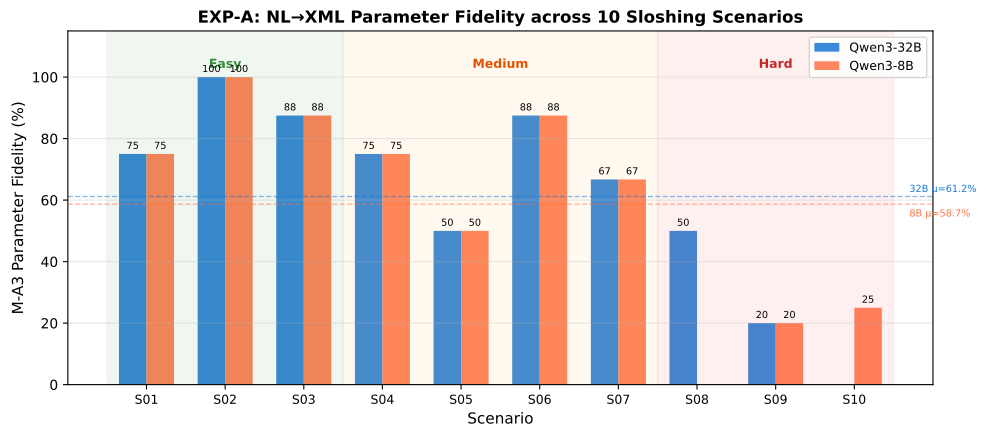

This chart was generated by the following Python code:
#!/usr/bin/env python3
"""EXP-A: M-A3 Parameter Fidelity bar chart (32B vs 8B, 10 scenarios)"""
import matplotlib
matplotlib.use('Agg')
import matplotlib.pyplot as plt
import numpy as np

# Data from analyze_all.py (score_expb 8-param M-A3, trial mean)
scenarios = ['S01', 'S02', 'S03', 'S04', 'S05', 'S06', 'S07', 'S08', 'S09', 'S10']
m32b = [75.0, 100.0, 87.5, 75.0, 50.0, 87.5, 66.7, 50.0, 20.0, 0.0]
m8b  = [75.0, 100.0, 87.5, 75.0, 50.0, 87.5, 66.7,  0.0, 20.0, 25.0]

# Tier coloring
tier_colors = {
    'Easy':   '#4CAF50',
    'Medium': '#FF9800',
    'Hard':   '#F44336',
}
tiers = ['Easy','Easy','Medium','Medium','Medium','Medium','Hard','Easy','Hard','Hard']
# For paper, group by scenario order: S01-S03=Easy, S04-S07=Medium, S08-S10=Hard
paper_tiers = ['Easy','Easy','Easy','Medium','Medium','Medium','Medium','Hard','Hard','Hard']

x = np.arange(len(scenarios))
width = 0.35

fig, ax = plt.subplots(figsize=(10, 4.5))

bars1 = ax.bar(x - width/2, m32b, width, label='Qwen3-32B', color='#1976D2', alpha=0.85)
bars2 = ax.bar(x + width/2, m8b, width, label='Qwen3-8B', color='#FF7043', alpha=0.85)

# Add tier background shading
ax.axvspan(-0.5, 2.5, alpha=0.06, color='green', label='_Easy')
ax.axvspan(2.5, 6.5, alpha=0.06, color='orange', label='_Medium')
ax.axvspan(6.5, 9.5, alpha=0.06, color='red', label='_Hard')

# Tier labels
ax.text(1.0, 103, 'Easy', ha='center', fontsize=9, color='#388E3C', fontweight='bold')
ax.text(4.5, 103, 'Medium', ha='center', fontsize=9, color='#E65100', fontweight='bold')
ax.text(8.0, 103, 'Hard', ha='center', fontsize=9, color='#C62828', fontweight='bold')

# Overall means
mean_32b = np.mean(m32b)
mean_8b = np.mean(m8b)
ax.axhline(y=mean_32b, color='#1976D2', linestyle='--', alpha=0.5, linewidth=1)
ax.axhline(y=mean_8b, color='#FF7043', linestyle='--', alpha=0.5, linewidth=1)
ax.text(9.7, mean_32b + 1.5, f'32B μ={mean_32b:.1f}%', fontsize=7, color='#1976D2')
ax.text(9.7, mean_8b - 4, f'8B μ={mean_8b:.1f}%', fontsize=7, color='#FF7043')

ax.set_xlabel('Scenario', fontsize=11)
ax.set_ylabel('M-A3 Parameter Fidelity (%)', fontsize=11)
ax.set_title('EXP-A: NL→XML Parameter Fidelity across 10 Sloshing Scenarios', fontsize=12, fontweight='bold')
ax.set_xticks(x)
ax.set_xticklabels(scenarios, fontsize=9)
ax.set_ylim(0, 115)
ax.legend(loc='upper right', fontsize=9)
ax.grid(axis='y', alpha=0.3)

# Value labels on bars
for bar in bars1:
    h = bar.get_height()
    if h > 0:
        ax.text(bar.get_x() + bar.get_width()/2., h + 1, f'{h:.0f}', ha='center', va='bottom', fontsize=7)

for bar in bars2:
    h = bar.get_height()
    if h > 0:
        ax.text(bar.get_x() + bar.get_width()/2., h + 1, f'{h:.0f}', ha='center', va='bottom', fontsize=7)

plt.tight_layout()
plt.savefig('fig_expa_ma3.png', dpi=300, bbox_inches='tight')
plt.savefig('fig_expa_ma3.pdf', bbox_inches='tight')
print("Saved: fig_expa_ma3.png, fig_expa_ma3.pdf")
